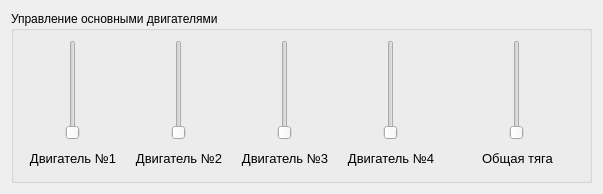
<?xml version="1.0" encoding="UTF-8"?>
<ui version="4.0">
 <class>Engine_Control</class>
 <widget class="QWidget" name="Engine_Control">
  <property name="geometry">
   <rect>
    <x>0</x>
    <y>0</y>
    <width>603</width>
    <height>187</height>
   </rect>
  </property>
  <property name="maximumSize">
   <size>
    <width>700</width>
    <height>235</height>
   </size>
  </property>
  <property name="windowTitle">
   <string>Управление двигателями</string>
  </property>
  <layout class="QHBoxLayout" name="horizontalLayout">
   <item>
    <widget class="QGroupBox" name="groupBox">
     <property name="title">
      <string>Управление основными двигателями</string>
     </property>
     <layout class="QHBoxLayout" name="horizontalLayout_2">
      <item>
       <layout class="QVBoxLayout" name="verticalLayout">
        <item alignment="Qt::AlignmentFlag::AlignHCenter">
         <widget class="QSlider" name="verticalSliderEngine1">
          <property name="minimumSize">
           <size>
            <width>20</width>
            <height>100</height>
           </size>
          </property>
          <property name="maximumSize">
           <size>
            <width>16777215</width>
            <height>150</height>
           </size>
          </property>
          <property name="orientation">
           <enum>Qt::Orientation::Vertical</enum>
          </property>
         </widget>
        </item>
        <item alignment="Qt::AlignmentFlag::AlignHCenter|Qt::AlignmentFlag::AlignVCenter">
         <widget class="QLabel" name="labelEngine1">
          <property name="sizePolicy">
           <sizepolicy hsizetype="Preferred" vsizetype="Preferred">
            <horstretch>0</horstretch>
            <verstretch>0</verstretch>
           </sizepolicy>
          </property>
          <property name="minimumSize">
           <size>
            <width>100</width>
            <height>25</height>
           </size>
          </property>
          <property name="maximumSize">
           <size>
            <width>130</width>
            <height>40</height>
           </size>
          </property>
          <property name="font">
           <font>
            <pointsize>10</pointsize>
           </font>
          </property>
          <property name="text">
           <string>Двигатель №1</string>
          </property>
          <property name="alignment">
           <set>Qt::AlignmentFlag::AlignCenter</set>
          </property>
         </widget>
        </item>
       </layout>
      </item>
      <item>
       <layout class="QVBoxLayout" name="verticalLayout_2">
        <item alignment="Qt::AlignmentFlag::AlignHCenter">
         <widget class="QSlider" name="verticalSliderEngine2">
          <property name="minimumSize">
           <size>
            <width>20</width>
            <height>100</height>
           </size>
          </property>
          <property name="maximumSize">
           <size>
            <width>16777215</width>
            <height>150</height>
           </size>
          </property>
          <property name="orientation">
           <enum>Qt::Orientation::Vertical</enum>
          </property>
         </widget>
        </item>
        <item>
         <widget class="QLabel" name="labelEngine2">
          <property name="sizePolicy">
           <sizepolicy hsizetype="Preferred" vsizetype="Preferred">
            <horstretch>0</horstretch>
            <verstretch>0</verstretch>
           </sizepolicy>
          </property>
          <property name="minimumSize">
           <size>
            <width>100</width>
            <height>25</height>
           </size>
          </property>
          <property name="maximumSize">
           <size>
            <width>130</width>
            <height>40</height>
           </size>
          </property>
          <property name="font">
           <font>
            <pointsize>10</pointsize>
           </font>
          </property>
          <property name="text">
           <string>Двигатель №2</string>
          </property>
          <property name="alignment">
           <set>Qt::AlignmentFlag::AlignCenter</set>
          </property>
         </widget>
        </item>
       </layout>
      </item>
      <item>
       <layout class="QVBoxLayout" name="verticalLayout_3">
        <item alignment="Qt::AlignmentFlag::AlignHCenter">
         <widget class="QSlider" name="verticalSliderEngine3">
          <property name="minimumSize">
           <size>
            <width>20</width>
            <height>100</height>
           </size>
          </property>
          <property name="maximumSize">
           <size>
            <width>16777215</width>
            <height>150</height>
           </size>
          </property>
          <property name="orientation">
           <enum>Qt::Orientation::Vertical</enum>
          </property>
         </widget>
        </item>
        <item>
         <widget class="QLabel" name="labelEngine3">
          <property name="sizePolicy">
           <sizepolicy hsizetype="Preferred" vsizetype="Preferred">
            <horstretch>0</horstretch>
            <verstretch>0</verstretch>
           </sizepolicy>
          </property>
          <property name="minimumSize">
           <size>
            <width>100</width>
            <height>25</height>
           </size>
          </property>
          <property name="maximumSize">
           <size>
            <width>130</width>
            <height>40</height>
           </size>
          </property>
          <property name="font">
           <font>
            <pointsize>10</pointsize>
           </font>
          </property>
          <property name="text">
           <string>Двигатель №3</string>
          </property>
          <property name="alignment">
           <set>Qt::AlignmentFlag::AlignCenter</set>
          </property>
         </widget>
        </item>
       </layout>
      </item>
      <item>
       <layout class="QVBoxLayout" name="verticalLayout_4">
        <item alignment="Qt::AlignmentFlag::AlignHCenter">
         <widget class="QSlider" name="verticalSliderEngine4">
          <property name="minimumSize">
           <size>
            <width>20</width>
            <height>100</height>
           </size>
          </property>
          <property name="maximumSize">
           <size>
            <width>16777215</width>
            <height>150</height>
           </size>
          </property>
          <property name="orientation">
           <enum>Qt::Orientation::Vertical</enum>
          </property>
         </widget>
        </item>
        <item>
         <widget class="QLabel" name="labelEngine4">
          <property name="sizePolicy">
           <sizepolicy hsizetype="Preferred" vsizetype="Preferred">
            <horstretch>0</horstretch>
            <verstretch>0</verstretch>
           </sizepolicy>
          </property>
          <property name="minimumSize">
           <size>
            <width>100</width>
            <height>25</height>
           </size>
          </property>
          <property name="maximumSize">
           <size>
            <width>130</width>
            <height>40</height>
           </size>
          </property>
          <property name="font">
           <font>
            <pointsize>10</pointsize>
           </font>
          </property>
          <property name="text">
           <string>Двигатель №4</string>
          </property>
          <property name="alignment">
           <set>Qt::AlignmentFlag::AlignCenter</set>
          </property>
         </widget>
        </item>
       </layout>
      </item>
      <item>
       <spacer name="horizontalSpacer">
        <property name="orientation">
         <enum>Qt::Orientation::Horizontal</enum>
        </property>
        <property name="sizeHint" stdset="0">
         <size>
          <width>40</width>
          <height>20</height>
         </size>
        </property>
       </spacer>
      </item>
      <item>
       <layout class="QVBoxLayout" name="verticalLayout_5">
        <item alignment="Qt::AlignmentFlag::AlignHCenter">
         <widget class="QSlider" name="verticalSliderEngine5">
          <property name="minimumSize">
           <size>
            <width>20</width>
            <height>100</height>
           </size>
          </property>
          <property name="maximumSize">
           <size>
            <width>16777215</width>
            <height>150</height>
           </size>
          </property>
          <property name="orientation">
           <enum>Qt::Orientation::Vertical</enum>
          </property>
         </widget>
        </item>
        <item alignment="Qt::AlignmentFlag::AlignHCenter">
         <widget class="QLabel" name="labelOverall">
          <property name="sizePolicy">
           <sizepolicy hsizetype="Preferred" vsizetype="Preferred">
            <horstretch>0</horstretch>
            <verstretch>0</verstretch>
           </sizepolicy>
          </property>
          <property name="minimumSize">
           <size>
            <width>125</width>
            <height>25</height>
           </size>
          </property>
          <property name="maximumSize">
           <size>
            <width>130</width>
            <height>40</height>
           </size>
          </property>
          <property name="font">
           <font>
            <pointsize>10</pointsize>
           </font>
          </property>
          <property name="text">
           <string>Общая тяга</string>
          </property>
          <property name="alignment">
           <set>Qt::AlignmentFlag::AlignCenter</set>
          </property>
         </widget>
        </item>
       </layout>
      </item>
     </layout>
    </widget>
   </item>
  </layout>
 </widget>
 <resources/>
 <connections/>
</ui>
